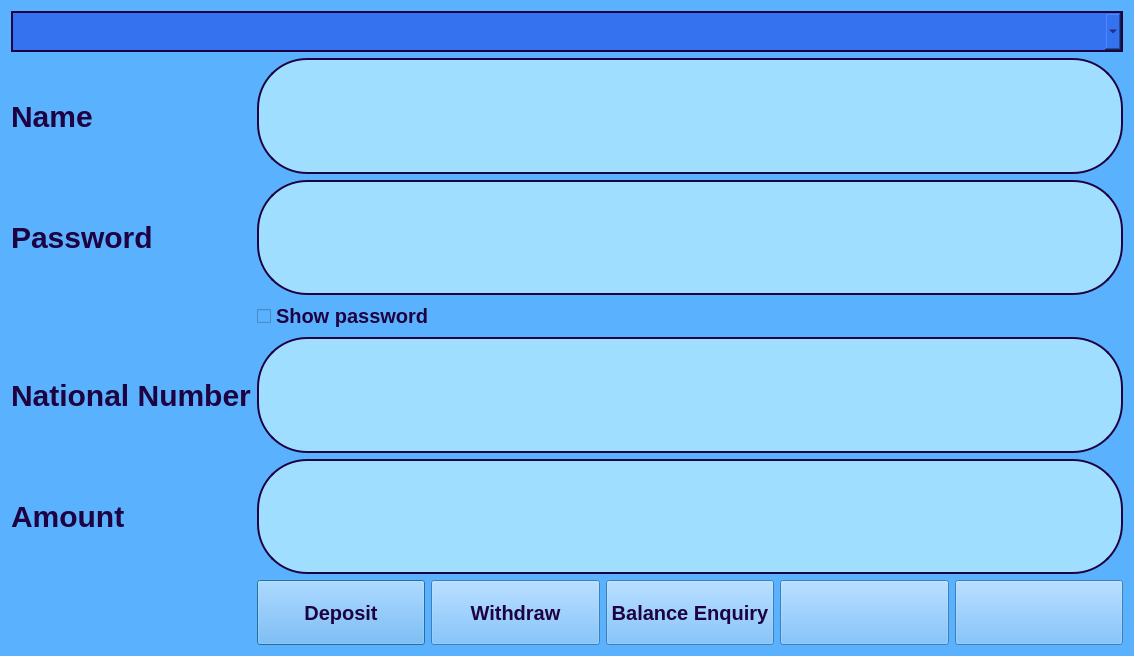
<?xml version="1.0" encoding="UTF-8"?>
<ui version="4.0">
 <class>Customer_operations</class>
 <widget class="QDialog" name="Customer_operations">
  <property name="geometry">
   <rect>
    <x>0</x>
    <y>0</y>
    <width>1134</width>
    <height>656</height>
   </rect>
  </property>
  <property name="sizePolicy">
   <sizepolicy hsizetype="MinimumExpanding" vsizetype="MinimumExpanding">
    <horstretch>0</horstretch>
    <verstretch>0</verstretch>
   </sizepolicy>
  </property>
  <property name="windowTitle">
   <string>Dialog</string>
  </property>
  <property name="styleSheet">
   <string notr="true">    background-color: #5AB2FF;</string>
  </property>
  <layout class="QFormLayout" name="formLayout_4">
   <item row="1" column="0">
    <widget class="QLabel" name="label_Name">
     <property name="sizePolicy">
      <sizepolicy hsizetype="MinimumExpanding" vsizetype="MinimumExpanding">
       <horstretch>0</horstretch>
       <verstretch>0</verstretch>
      </sizepolicy>
     </property>
     <property name="styleSheet">
      <string notr="true">color: #1E0342;
font-weight: bold;
font-size: 30px;
background: transparent; 
border: none;
</string>
     </property>
     <property name="text">
      <string>Name</string>
     </property>
    </widget>
   </item>
   <item row="1" column="1">
    <widget class="QLineEdit" name="lineEdit_Name">
     <property name="sizePolicy">
      <sizepolicy hsizetype="MinimumExpanding" vsizetype="MinimumExpanding">
       <horstretch>0</horstretch>
       <verstretch>0</verstretch>
      </sizepolicy>
     </property>
     <property name="styleSheet">
      <string notr="true">font-weight: bold;
font-size: 45px;
border-radius: 50px; 
border: 2px solid #1E0342;
background-color: #A0DEFF;
color: #1E0342;
</string>
     </property>
    </widget>
   </item>
   <item row="2" column="0">
    <widget class="QLabel" name="label_Pass">
     <property name="sizePolicy">
      <sizepolicy hsizetype="MinimumExpanding" vsizetype="MinimumExpanding">
       <horstretch>0</horstretch>
       <verstretch>0</verstretch>
      </sizepolicy>
     </property>
     <property name="styleSheet">
      <string notr="true">color: #1E0342;
font-weight: bold;
font-size: 30px;
background: transparent; 
border: none;
</string>
     </property>
     <property name="text">
      <string>Password</string>
     </property>
    </widget>
   </item>
   <item row="2" column="1">
    <widget class="QLineEdit" name="lineEdit_Password">
     <property name="sizePolicy">
      <sizepolicy hsizetype="MinimumExpanding" vsizetype="MinimumExpanding">
       <horstretch>0</horstretch>
       <verstretch>0</verstretch>
      </sizepolicy>
     </property>
     <property name="styleSheet">
      <string notr="true">font-weight: bold;
font-size: 45px;
border-radius: 50px; 
border: 2px solid #1E0342;
background-color: #A0DEFF;
color: #1E0342;
</string>
     </property>
     <property name="echoMode">
      <enum>QLineEdit::EchoMode::Password</enum>
     </property>
    </widget>
   </item>
   <item row="4" column="0">
    <widget class="QLabel" name="label_NN">
     <property name="sizePolicy">
      <sizepolicy hsizetype="MinimumExpanding" vsizetype="MinimumExpanding">
       <horstretch>0</horstretch>
       <verstretch>0</verstretch>
      </sizepolicy>
     </property>
     <property name="styleSheet">
      <string notr="true">color: #1E0342;
font-weight: bold;
font-size: 30px;
background: transparent; 
border: none;
</string>
     </property>
     <property name="text">
      <string>National Number</string>
     </property>
    </widget>
   </item>
   <item row="4" column="1">
    <widget class="QLineEdit" name="lineEdit_NN">
     <property name="sizePolicy">
      <sizepolicy hsizetype="MinimumExpanding" vsizetype="MinimumExpanding">
       <horstretch>0</horstretch>
       <verstretch>0</verstretch>
      </sizepolicy>
     </property>
     <property name="styleSheet">
      <string notr="true">font-weight: bold;
font-size: 45px;
border-radius: 50px; 
border: 2px solid #1E0342;
background-color: #A0DEFF;
color: #1E0342;
</string>
     </property>
    </widget>
   </item>
   <item row="5" column="0">
    <widget class="QLabel" name="label_A">
     <property name="sizePolicy">
      <sizepolicy hsizetype="MinimumExpanding" vsizetype="MinimumExpanding">
       <horstretch>0</horstretch>
       <verstretch>0</verstretch>
      </sizepolicy>
     </property>
     <property name="styleSheet">
      <string notr="true">color: #1E0342;
font-weight: bold;
font-size: 30px;
background: transparent; 
border: none;
</string>
     </property>
     <property name="text">
      <string>Amount</string>
     </property>
    </widget>
   </item>
   <item row="5" column="1">
    <widget class="QLineEdit" name="lineEdit_Amount">
     <property name="sizePolicy">
      <sizepolicy hsizetype="MinimumExpanding" vsizetype="MinimumExpanding">
       <horstretch>0</horstretch>
       <verstretch>0</verstretch>
      </sizepolicy>
     </property>
     <property name="styleSheet">
      <string notr="true">font-weight: bold;
font-size: 45px;
border-radius: 50px; 
border: 2px solid #1E0342;
background-color: #A0DEFF;
color: #1E0342;
</string>
     </property>
    </widget>
   </item>
   <item row="6" column="1">
    <layout class="QHBoxLayout" name="horizontalLayout_4">
     <item>
      <widget class="QPushButton" name="pushButton_Deposit">
       <property name="sizePolicy">
        <sizepolicy hsizetype="Minimum" vsizetype="Preferred">
         <horstretch>0</horstretch>
         <verstretch>0</verstretch>
        </sizepolicy>
       </property>
       <property name="styleSheet">
        <string notr="true">color: #1E0342;
font-weight: bold;
font-size: 20px;
</string>
       </property>
       <property name="text">
        <string>Deposit</string>
       </property>
      </widget>
     </item>
     <item>
      <widget class="QPushButton" name="pushButton_Withdraw">
       <property name="sizePolicy">
        <sizepolicy hsizetype="Minimum" vsizetype="Preferred">
         <horstretch>0</horstretch>
         <verstretch>0</verstretch>
        </sizepolicy>
       </property>
       <property name="styleSheet">
        <string notr="true">color: #1E0342;
font-weight: bold;
font-size: 20px;
</string>
       </property>
       <property name="text">
        <string>Withdraw</string>
       </property>
      </widget>
     </item>
     <item>
      <widget class="QPushButton" name="pushButton_Balance">
       <property name="sizePolicy">
        <sizepolicy hsizetype="Minimum" vsizetype="Preferred">
         <horstretch>0</horstretch>
         <verstretch>0</verstretch>
        </sizepolicy>
       </property>
       <property name="styleSheet">
        <string notr="true">color: #1E0342;
font-weight: bold;
font-size: 20px;
</string>
       </property>
       <property name="text">
        <string>Balance Enquiry</string>
       </property>
      </widget>
     </item>
     <item>
      <widget class="QPushButton" name="pushButton_Home">
       <property name="sizePolicy">
        <sizepolicy hsizetype="Preferred" vsizetype="Preferred">
         <horstretch>0</horstretch>
         <verstretch>0</verstretch>
        </sizepolicy>
       </property>
       <property name="styleSheet">
        <string notr="true">image: url(:/images/images/home-button.png);
font-weight: bold;
font-size: 50px;
</string>
       </property>
       <property name="text">
        <string/>
       </property>
      </widget>
     </item>
     <item>
      <widget class="QPushButton" name="pushButton_Back">
       <property name="sizePolicy">
        <sizepolicy hsizetype="Preferred" vsizetype="Preferred">
         <horstretch>0</horstretch>
         <verstretch>0</verstretch>
        </sizepolicy>
       </property>
       <property name="styleSheet">
        <string notr="true">image: url(:/images/images/back_unactive.png);
font-weight: bold;
font-size: 50px;

</string>
       </property>
       <property name="text">
        <string/>
       </property>
      </widget>
     </item>
    </layout>
   </item>
   <item row="0" column="0" colspan="2">
    <widget class="QComboBox" name="comboBox">
     <property name="styleSheet">
      <string notr="true">border: 2px solid #1E0342;
background-color: #3572EF;
color: #1E0342;
font:30px;</string>
     </property>
    </widget>
   </item>
   <item row="3" column="1">
    <widget class="QCheckBox" name="checkBox">
     <property name="styleSheet">
      <string notr="true">color: #1E0342;
font-weight: bold;
font-size: 20px;
</string>
     </property>
     <property name="text">
      <string>Show password</string>
     </property>
    </widget>
   </item>
  </layout>
 </widget>
 <resources/>
 <connections/>
</ui>
